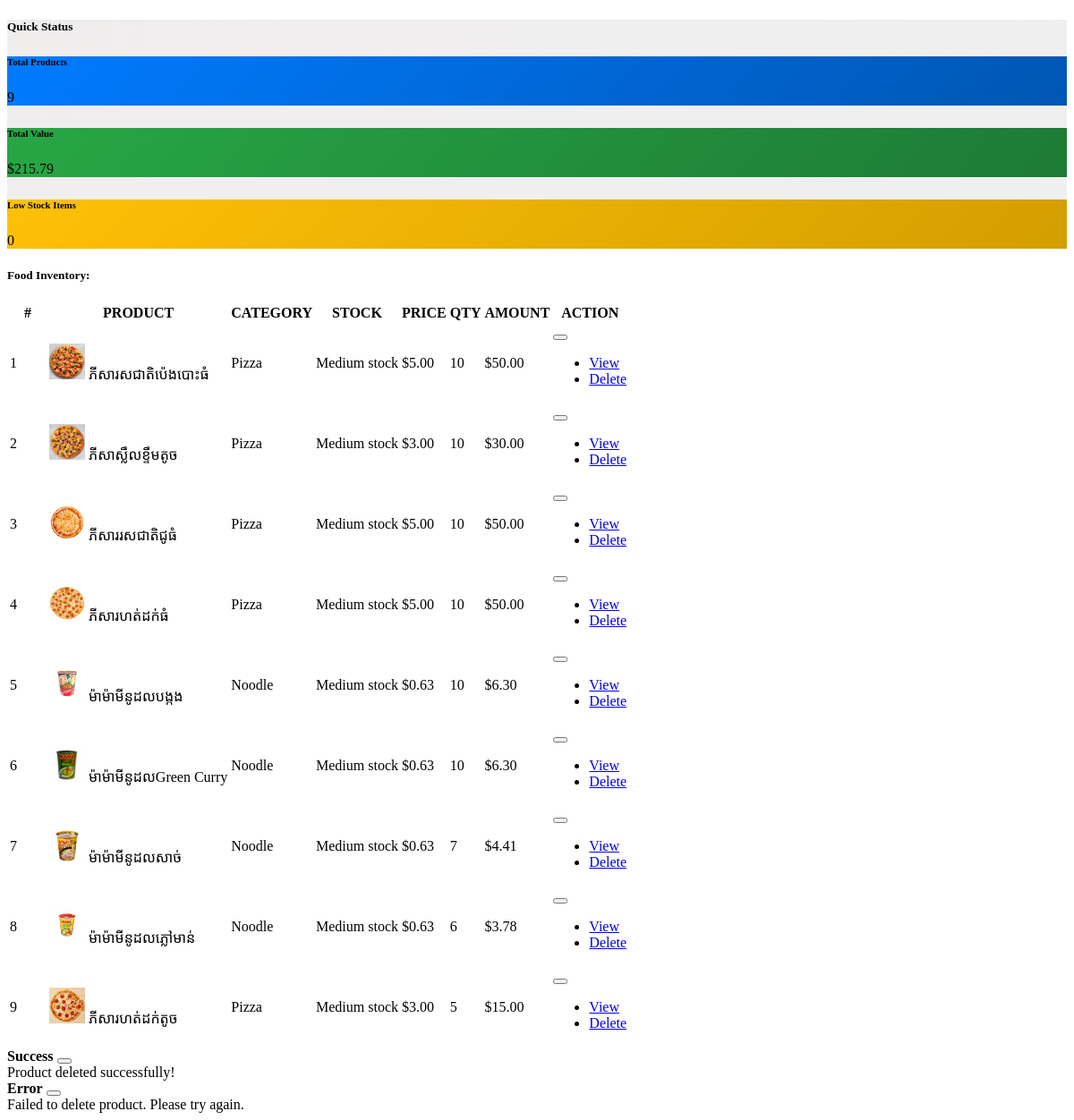
The app's page /views/inventory/food.php (signed in) with its own data.
### tables this page shows
CREATE TABLE `products` (
  `product_id` int(11) NOT NULL,
  `product_name` varchar(255) NOT NULL,
  `description` text DEFAULT NULL,
  `category_id` int(11) DEFAULT NULL,
  `supplier_id` int(11) DEFAULT NULL,
  `price` decimal(10,2) NOT NULL,
  `cost_product` decimal(10,2) NOT NULL,
  `created_at` timestamp NULL DEFAULT NULL ON UPDATE current_timestamp(),
  `updated_at` timestamp NULL DEFAULT NULL ON UPDATE current_timestamp(),
  `image` varchar(225) NOT NULL,
  `barcode` varchar(14) DEFAULT NULL,
  `in_stock` tinyint(1) NOT NULL,
  `quantity` int(20) NOT NULL,
  `discounted_price` int(20) NOT NULL
);

CREATE TABLE `categories` (
  `category_id` int(11) NOT NULL,
  `category_name` varchar(255) NOT NULL,
  `parent_category_id` int(11) DEFAULT NULL,
  `created_at` timestamp NOT NULL DEFAULT current_timestamp(),
  `updated_at` timestamp NOT NULL DEFAULT current_timestamp() ON UPDATE current_timestamp()
);

### views/inventory/food.php (the view, shortened to what this page needs)
<?php
require_once "Models/foodModel.php";
$products = $products ?? [];
usort($products, function($a, $b) {
    return ($b['quantity'] ?? 0) <=> ($a['quantity'] ?? 0);
});
?>
<div class="container-xxl flex-grow-1 container-p-y">
    <div class="mb-4 position-relative" style="background: linear-gradient(135deg, #f0eded 0%, #f0f0f0 100%);">
        <h5 class="header-title fw-bold mb-4 text-center text-uppercase pt-4">
            <span class="text-primary">Quick</span>
            <span class="text-secondary">Status</span>
        </h5>
        <div class="row g-4 justify-content-center align-items-center px-4 pb-4">
            <div class="col-md-4 col-12">
                <div class="card h-100 border-0 shadow-lg overflow-hidden position-relative rounded-3">
                    <div class="p-4 text-center text-white" style="background: linear-gradient(135deg, #007bff, #0056b3);">
                        <h6 class="mt-3 mb-1 fw-bold text-uppercase">Total Products</h6>
                        <p class="fw-bold fs-3 mb-0 position-relative z-1"><?= count($products) ?></p>
                    </div>
                </div>
            </div>
            <div class="col-md-4 col-12">
                <div class="card h-100 border-0 shadow-lg overflow-hidden position-relative rounded-3">
                    <div class="p-4 text-center text-white" style="background: linear-gradient(135deg, #28a745, #1d7a35);">
                        <h6 class="mt-3 mb-1 fw-bold text-uppercase">Total Value</h6>
                        <p class="fw-bold fs-3 mb-0 position-relative z-1">
                            $<?= number_format(array_sum(array_map(fn($p) => ($p['price'] ?? 0) * ($p['quantity'] ?? 0), $products)), 2) ?>
                        </p>
                    </div>
                </div>
            </div>
            <div class="col-md-4 col-12">
                <div class="card h-100 border-0 shadow-lg overflow-hidden position-relative rounded-3">
                    <div class="p-4 text-center text-white" style="background: linear-gradient(135deg, #ffc107, #d39e00);">
                        <h6 class="mt-3 mb-1 fw-bold text-uppercase">Low Stock Items</h6>
                        <p class="fw-bold fs-3 mb-0 position-relative z-1"><?= count(array_filter($products, fn($p) => ($p['quantity'] ?? 0) < 5)) ?></p>
                    </div>
                </div>
            </div>
        </div>
    </div>
    <div class="d-flex justify-content-between mb-3 align-items-center">
        <h5 class="mt-3 mb-0">Food Inventory:</h5>
    </div>
    <div class="card mb-4 shadow-sm">
        <div class="card-body p-0">
            <div class="table-responsive">
                <table class="table table-hover mb-0">
                    <thead class="table-light">
                        <tr>
                            <th width="40px" style="color: #000000;">#</th>
                            <th style="color: #000000;">PRODUCT</th>
                            <th style="color: #000000;">CATEGORY</th>
                            <th style="color: #000000;">STOCK</th>
                            <th style="color: #000000;">PRICE</th>
                            <th style="color: #000000;">QTY</th>
                            <th style="color: #000000;">AMOUNT</th>
                            <th style="color: #000000;">ACTION</th>
                        </tr>
                    </thead>
                    <tbody>
                        <?php foreach ($products as $index => $product): ?>
                            <tr data-product-id="<?= htmlspecialchars($product['product_id'] ?? '') ?>">
                                <td class="text-center"><?= $index + 1 ?></td>
                                <td>
                                    <div class="d-flex align-items-center">
                                        <img src="<?= htmlspecialchars('views/products/' . ($product['image'] ?? 'default.jpg')) ?>"
                                             class="rounded-circle"
                                             style="width: 40px; height: 40px; object-fit: cover;"
                                             alt="<?= htmlspecialchars($product['product_name'] ?? 'Product') ?>">
                                        <span class="ms-3"><?= htmlspecialchars($product['product_name'] ?? 'N/A') ?></span>
                                    </div>
                                </td>
                                <td>
                                    <span class="badge bg-primary-subtle text-primary rounded-pill">
                                        <?= htmlspecialchars($product['category_name'] ?? 'Uncategorized') ?>
                                    </span>
                                </td>
                                <td>
                                    <span class="text-<?= ($product['quantity'] ?? 0) < 5 ? 'danger' : (($product['quantity'] ?? 0) < 15 ? 'warning' : 'success') ?>">
                                        <?= ($product['quantity'] ?? 0) < 5 ? 'Low stock' : (($product['quantity'] ?? 0) < 15 ? 'Medium stock' : 'High stock') ?>
                                    </span>
                                </td>
                                <td>$<?= number_format($product['price'] ?? 0, 2) ?></td>
                                <td class="text-<?= ($product['quantity'] ?? 0) < 5 ? 'danger' : (($product['quantity'] ?? 0) < 15 ? 'warning' : 'body') ?>">
                                    <?= $product['quantity'] ?? 'N/A' ?>
                                </td>
                                <td>$<?= number_format(($product['price'] ?? 0) * ($product['quantity'] ?? 0), 2) ?></td>
                                <td>
                                    <div class="dropdown">
                                        <button class="btn btn-link text-muted p-0" type="button" data-bs-toggle="dropdown" aria-expanded="false">
                                        </button>
                                        <ul class="dropdown-menu">
                                            <li>
                                                <a class="dropdown-item" href="/inventory/viewfood/<?= htmlspecialchars($product['product_id'] ?? '') ?>">
                                                    <i class="bi bi-eye me-2"></i>View
                                                </a>
                                            </li>
                                            <li>
                                                <a class="dropdown-item text-danger delete-product"
                                                   href="javascript:void(0)"
                                                   data-product-id="<?= htmlspecialchars($product['product_id'] ?? '') ?>">
                                                    <i class="bi bi-trash me-2"></i>Delete
                                                </a>
                                            </li>
                                        </ul>
                                    </div>
                                </td>
                            </tr>
                        <?php endforeach; ?>
                    </tbody>
                </table>
            </div>
        </div>
    </div>
    <div class="toast-container position-fixed bottom-0 end-0 p-3" style="z-index: 1050;">
        <div id="successToast" class="toast" role="alert" aria-live="assertive" aria-atomic="true">
            <div class="toast-header bg-success text-white">
                <strong class="me-auto">Success</strong>
                <button type="button" class="btn-close btn-close-white" data-bs-dismiss="toast" aria-label="Close"></button>
            </div>
            <div class="toast-body">
                Product deleted successfully!
            </div>
        </div>
        <div id="errorToast" class="toast" role="alert" aria-live="assertive" aria-atomic="true">
            <div class="toast-header bg-danger text-white">
                <strong class="me-auto">Error</strong>
                <button type="button" class="btn-close btn-close-white" data-bs-dismiss="toast" aria-label="Close"></button>
            </div>
            <div class="toast-body">
                Failed to delete product. Please try again.
            </div>
        </div>
    </div>
</div>

### records on screen
products: image (picture), product_name "ភីសារសជាតិប៉េងបោះធំ", category.category_name "Pizza", shows "Medium stock", price "5.00", quantity "10", ($product['price'] ?? 0) * ($product['quantity'] ?? 0) "50.00"
products: image (picture), product_name "ភីសាស្លឹលខ្ទឹមតូច", category.category_name "Pizza", shows "Medium stock", price "3.00", quantity "10", ($product['price'] ?? 0) * ($product['quantity'] ?? 0) "30.00"
products: image (picture), product_name "ភីសាររសជាតិជូធំ", category.category_name "Pizza", shows "Medium stock", price "5.00", quantity "10", ($product['price'] ?? 0) * ($product['quantity'] ?? 0) "50.00"
products: image (picture), product_name "ភីសារហត់ដក់ធំ", category.category_name "Pizza", shows "Medium stock", price "5.00", quantity "10", ($product['price'] ?? 0) * ($product['quantity'] ?? 0) "50.00"
products: image (picture), product_name "ម៉ាម៉ាមីនូដលបង្កង", category.category_name "Noodle", shows "Medium stock", price "0.63", quantity "10", ($product['price'] ?? 0) * ($product['quantity'] ?? 0) "6.30"
products: image (picture), product_name "ម៉ាម៉ាមីនូដលGreen Curry", category.category_name "Noodle", shows "Medium stock", price "0.63", quantity "10", ($product['price'] ?? 0) * ($product['quantity'] ?? 0) "6.30"
products: image (picture), product_name "ម៉ាម៉ាមីនូដលសាច់", category.category_name "Noodle", shows "Medium stock", price "0.63", quantity "7", ($product['price'] ?? 0) * ($product['quantity'] ?? 0) "4.41"
products: image (picture), product_name "ម៉ាម៉ាមីនូដលភ្លៅមាន់", category.category_name "Noodle", shows "Medium stock", price "0.63", quantity "6", ($product['price'] ?? 0) * ($product['quantity'] ?? 0) "3.78"
products: image (picture), product_name "ភីសារហត់ដក់តូច", category.category_name "Pizza", shows "Medium stock", price "3.00", quantity "5", ($product['price'] ?? 0) * ($product['quantity'] ?? 0) "15.00"

### other values on screen
count($products) "9"
count(array_filter($products, fn($p) => ($p['quantity'] ?? 0) < 5)) "0"
